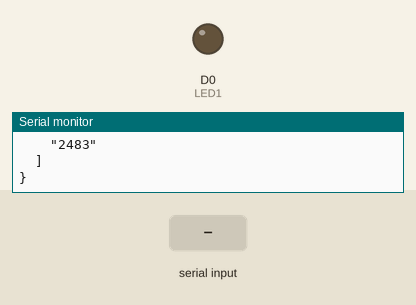
A sketch run on a simulated ESP8266 (NodeMCU). Shown: output pins drawn as LEDs (lit = HIGH), the last lines printed to the serial monitor. The test bench sets the inputs (shaded band). WiFi joins after 1.5 s; servers stay silent unless stated; uploads are accepted with an empty reply; random numbers use the default seed unless the sketch sets one.

Above: at 2.7 s.
2.8 s: "30,150\n" received over Serial
At 5.6 s:
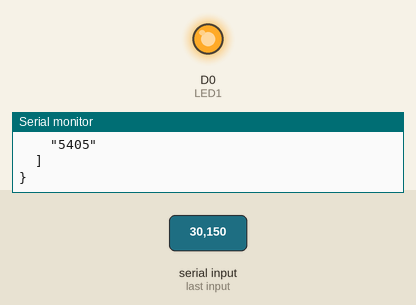
Timing chart, 0 to 7.1 s (numbered marks = the images above; inputs shaded):
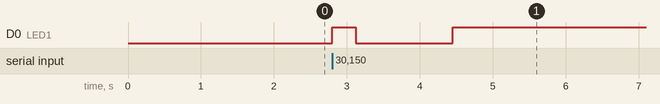

Measured:
- after the input at 2.8 s, D0 (LED1): LOW → HIGH at once, → LOW 0.32 s later, → HIGH 1.3 s later

The sketch:

live-sensor.ino
```cpp
#include <WiFiClient.h>
#include <WiFiServer.h>
#include <WiFiUdp.h>

#include <ESP8266HTTPClient.h>
#include <ESP8266WiFi.h>
#include <ArduinoJson.h>

#define WIFI_AP "Helia"
#define WIFI_PASSWORD "heliahelia"
#define LED1 D0
int mat_data = 0;


void setup()
{

    // byte attention = 0;
    pinMode(LED1, OUTPUT);

    Serial.begin(9600);                            //Serial connection
    WiFi.begin(WIFI_AP, WIFI_PASSWORD);   //WiFi connection
    while (WiFi.status() != WL_CONNECTED)
    {
        delay(500);
        Serial.println("Waiting for connection");

    }

}
int i = 0;
void loop() {

  if (WiFi.status() == WL_CONNECTED)
  { //Check WiFi connection status
      while (i < 15) {
        DynamicJsonBuffer JSONbuffer;
        JsonObject& JSONencoder = JSONbuffer.createObject();

        JSONencoder["sensorName"] = "myAtten1";
        JSONencoder["sensorType"] = "Attention";

        JsonArray& values = JSONencoder.createNestedArray("values"); //JSON array
        JsonArray& timestamps = JSONencoder.createNestedArray("timestamps"); //JSON array

        // byte attention;
        if (Serial.available() > 0)
        {
          mat_data = Serial.parseInt();
           //Serial.println(mat_data);
          if(mat_data > 0x31)
            digitalWrite(LED1 , LOW);
          else
            digitalWrite(LED1 , HIGH);
        }

        values.add(mat_data); //Add value to array
        timestamps.add(String(millis()+0)); //Add value to array

        values.add(random(50));//Add value to array
        timestamps.add(String(millis()+1)); //Add value to array

        values.add(random(70));//Add value to array
        timestamps.add(String(millis()+2)); //Add value to array


        char JSONmessageBuffer[300];
        JSONencoder.prettyPrintTo(JSONmessageBuffer, sizeof(JSONmessageBuffer));
        Serial.println(JSONmessageBuffer);

        HTTPClient http;    //Declare object of class HTTPClient

        http.begin("http://192.168.43.162:5050/postjson");      //Specify request destination
        http.addHeader("Content-Type", "application/json");  //Specify content-type header

        int httpCode = http.POST(JSONmessageBuffer);   //Send the request
        String payload = http.getString();                                        //Get the response payload

        Serial.println(httpCode);   //Print HTTP return code
        Serial.println(payload);    //Print request response payload

        http.end();  //Close connection
        i = i + 1;
      }
  }
  else
    Serial.println("Error in WiFi connection");

}
```
